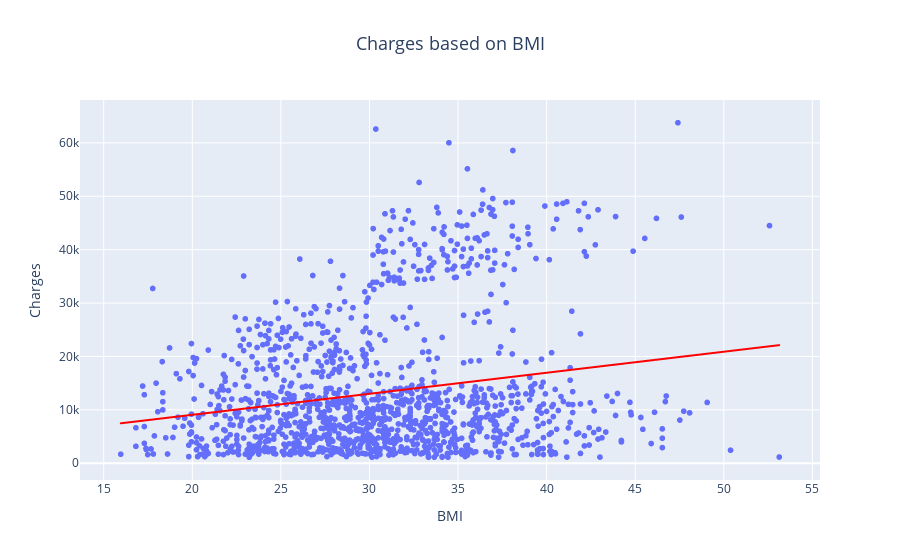

Notebook code for this chart:
### Markdown cell above
Other distributions

### Code cell
fig = px.scatter(df, x='bmi', y='charges', title='Charges based on BMI',
                   labels={'bmi': 'BMI', 'charges': 'Charges'}, trendline='ols')

for trace in fig.data:
  if trace.mode == "lines":
    trace.line.color = 'red'

fig.update_layout(title_x=0.5,
                    title_font=dict(size=18))

fig.show()

### Figure 1 — Plotly figure (JSON) as saved in the notebook; plotly's stock layout.template omitted (floating-point values rounded to 4 significant figures; data arrays with more than 128 entries replaced by an {"elided": "..."} marker saying what was removed)
{"data": [{"hovertemplate": "BMI=%{x}<br>Charges=%{y}<extra></extra>", "legendgroup": "", "marker": {"color": "#636efa", "symbol": "circle"}, "mode": "markers", "name": "", "showlegend": false, "type": "scattergl", "x": {"elided": "1338 float values"}, "xaxis": "x", "y": {"elided": "1338 float values"}, "yaxis": "y"}, {"hovertemplate": "<b>OLS trendline</b><br>charges = 393.873 * bmi + 1192.94<br>R<sup>2</sup>=0.039339<br><br>BMI=%{x}<br>Charges=%{y} <b>(trend)</b><extra></extra>", "legendgroup": "", "line": {"color": "red"}, "marker": {"color": "#636efa", "symbol": "circle"}, "mode": "lines", "name": "", "showlegend": false, "type": "scattergl", "x": {"elided": "1338 float values"}, "xaxis": "x", "y": {"elided": "1338 float values"}, "yaxis": "y"}], "layout": {"legend": {"tracegroupgap": 0}, "title": {"font": {"size": 18}, "text": "Charges based on BMI", "x": 0.5}, "xaxis": {"anchor": "y", "domain": [0, 1], "title": {"text": "BMI"}}, "yaxis": {"anchor": "x", "domain": [0, 1], "title": {"text": "Charges"}}}}
